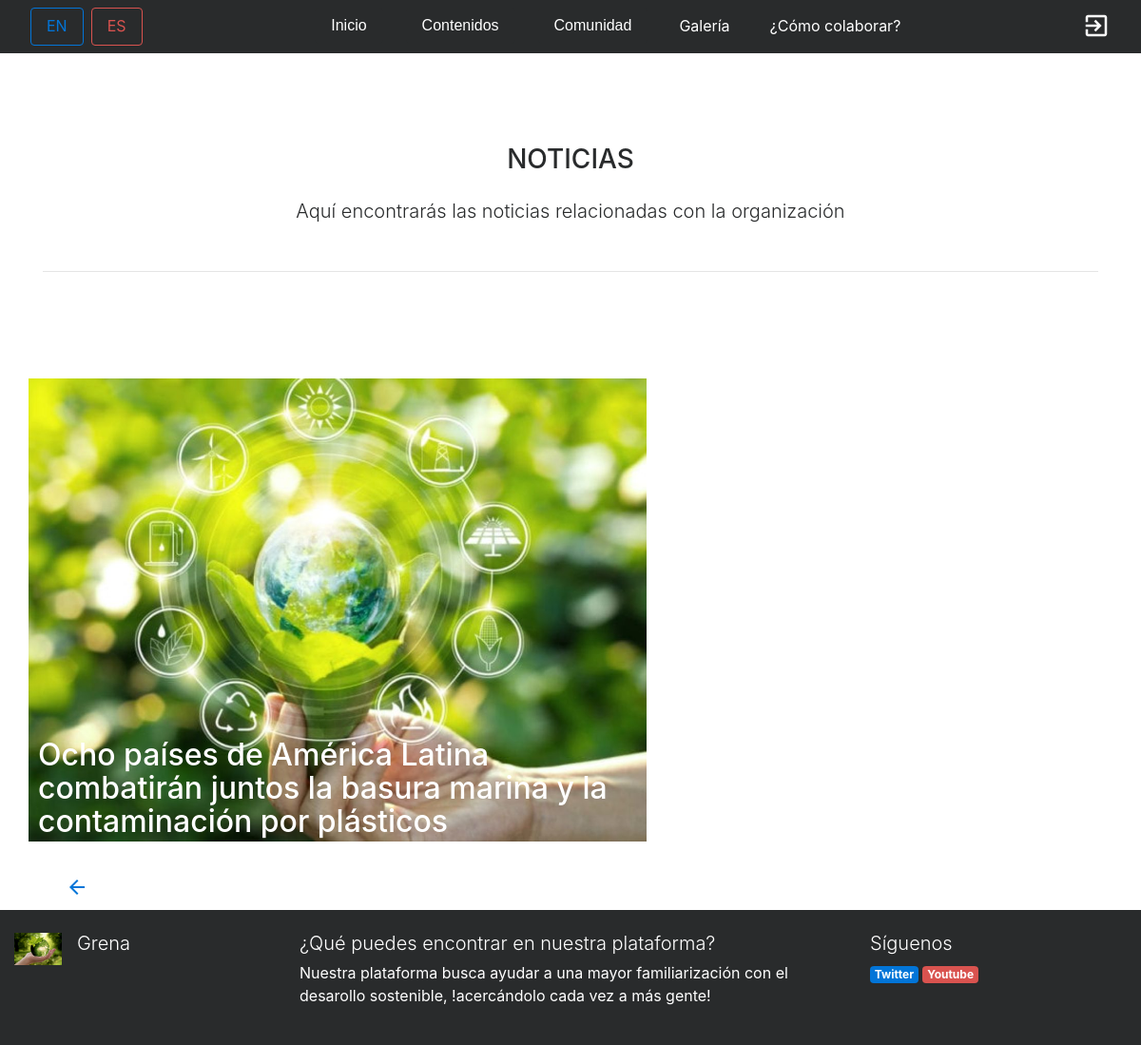
Screenshot of /index.php?controller=noticias&action=showall&pagina=1 with the database file from the repository.
### tables this page shows
CREATE TABLE IF NOT EXISTS NOTICIA(
		ID_NOTICIA INT(10) AUTO_INCREMENT,
		FECHA DATE NOT NULL,
		IMAGEN_RUTA VARCHAR(255) NOT NULL,
		TITULO VARCHAR(255) NOT NULL,
		CUERPO_NOTICIA VARCHAR(2550) NOT NULL,
		
		CONSTRAINT PK_NOTICIA PRIMARY KEY(ID_NOTICIA)

	);

### core/ViewManager.php (called while the page is built, shortened)
<?php
class ViewManager {
	private $variables = array();
	public function setVariable($varname, $value, $flash=false) {
		$this->variables[$varname] = $value;
	}
	public function getVariable($varname, $default=NULL) {
		if (!isset($this->variables[$varname])) {
			return $default;
		}
		return $this->variables[$varname];
	}
	public function render($controller, $viewname) {
		include(__DIR__."/../view/$controller/$viewname.php");
	}
	private static $viewmanager_singleton = NULL;
	public static function getInstance() {
		if (self::$viewmanager_singleton == null) {
			self::$viewmanager_singleton = new ViewManager();
		}
		return self::$viewmanager_singleton;
	}
}

### controller/NoticiasController.php (called while the page is built, shortened)
<?php
require_once(__DIR__."/../model/Noticia.php");
require_once(__DIR__."/../model/NoticiaMapper.php");
require_once(__DIR__."/../core/ViewManager.php");
class NoticiasController extends BaseController {
	private $noticiaMapper;
	public function __construct() {
		$this->noticiaMapper = new NoticiaMapper();
	}
	public function showAll() {
		$noticias = $this->noticiaMapper->findAll();
		$noticiasr=array_reverse($noticias);
		$this->view->setVariable("noticiasall", $noticiasr);
		$this->view->render("noticias", "showall");
	}
}

### index.php (called while the page is built, shortened)
<?php
function run() {
	try {
		$controller = loadController($_GET["controller"]);
		$actionName = $_GET["action"];
		$controller->$actionName();
	} catch(Exception $ex) {
		die("An exception occured!!!!!".$ex->getMessage());
	}
}
function loadController($controllerName) {
	return new $controllerClassName();
}
run();
?>

### core/I18n.php (called while the page is built, shortened)
<?php
class I18n {
	private $messages;
	public function i18n($key) {
		if (isset($this->messages[$key])){
			return $this->messages[$key];
		}else{
			return $key;
		}
	}
	private static $i18n_singleton = null;
	public static function getInstance() {
		if (self::$i18n_singleton == NULL) {
			self::$i18n_singleton = new I18n();
		}
		return self::$i18n_singleton;
	}
}
function i18n($key) {
	return I18n::getInstance()->i18n($key);
}

### model/Noticia.php (called while the page is built, shortened)
<?php
class Noticia {
	private $id;
	private $imagenruta;
	private $titulo;
	public function __construct($id=NULL, $fecha=NULL, $imagenruta=NULL, $titulo=NULL, $cuerponoticia=NULL,$comentarios=NULL) {
		$this->id = $id;
		$this->imagenruta = $imagenruta;
		$this->titulo = $titulo;
	}
	public function getId() {
		return $this->id;
	}
	public function getImagenruta() {
		return $this->imagenruta;
	}
	public function getTitulo() {
		return $this->titulo;
	}
}

### model/NoticiaMapper.php (called while the page is built, shortened)
<?php
require_once(__DIR__."/../core/PDOConnection.php");
require_once(__DIR__."/../model/Noticia.php");
class NoticiaMapper {
	private $db;
	public function __construct() {
		$this->db = PDOConnection::getInstance();
	}
	public function findAll() {
		$stmt = $this->db->query("SELECT * FROM NOTICIA");
		$noticia_db = $stmt->fetchAll(PDO::FETCH_ASSOC);
		$noticias = array();
		foreach ($noticia_db as $noticia) {
			array_push($noticias, new Noticia($noticia["ID_NOTICIA"], $noticia["FECHA"], $noticia["IMAGEN_RUTA"], $noticia["TITULO"],$noticia["CUERPO_NOTICIA"]));
		}
		return $noticias;
	}
	}

### core/PDOConnection.php (called while the page is built)
<?php
class PDOConnection {
	private static $dbhost = "127.0.0.1";
	private static $dbname = "GRENA";
	private static $dbuser = "grena";
	private static $dbpass = "grena21";
	private static $db_singleton = null;
	public static function getInstance() {
		if (self::$db_singleton == null) {
			self::$db_singleton = new PDO(
			"mysql:host=".self::$dbhost.";dbname=".self::$dbname.";charset=utf8",
			self::$dbuser,
			self::$dbpass,
			array(
				PDO::ATTR_EMULATE_PREPARES => false,
				PDO::ATTR_ERRMODE => PDO::ERRMODE_EXCEPTION
			)
		);
	}
	return self::$db_singleton;
}
}
?>

### view/noticias/showall.php (the view, shortened to what this page needs)
<?php
require_once(__DIR__."/../../core/ViewManager.php");
$view = ViewManager::getInstance();
$noticias = $view->getVariable("noticiasall");
$pagina=$_GET["pagina"];
$x=0;
 ?>
<section class="container my-5 py-5">
  <h3 class="text-uppercase text-center mb-4"><?= i18n("NOTICIAS")?></h3>
  <p class="lead text-center mb-5"><?= i18n("Aquí encontrarás las noticias relacionadas con la organización")?></p>
  <hr class="">
  </section>
  <div class="container my-5">
  <div class="row">
  <?php  if(isset($noticias[$x+4*$pagina])){ ?>
    <div class="col-md-7   d-flex ">
    <div class="row " >
    <img class=" img-fluid mx-auto mb-4" width="650" height="400" src="images/<?= $noticias[$x+4*$pagina]->getImagenruta() ?>" alt="Generic placeholder image">
    <div class="texto-encima ">
    <a class="linkblanco" href="index.php?controller=noticias&action=view&id=<?= $noticias[$x+4*$pagina]->getId()?>">   <h2 class="display-5"><?= $noticias[$x+4*$pagina]->getTitulo() ?></h2> </a>
  </div>
  </div>
          </div>
          <div class="col-md-4 ml-3 d-wrapper ">
  <?php }; $x=$x+1 ;while($x<=3 && isset($noticias[$x+4*$pagina])){?>
    <div class="row ">
    <img class=" img-fluid mx-auto  mb-4 " width="150" height="150"  src="images/<?= $noticias[$x+4*$pagina]->getImagenruta() ?>" alt="Generic placeholder image">
    <a class="mt-auto mb-auto linknegro " href="index.php?controller=noticias&action=view&id=<?= $noticias[$x+4*$pagina]->getId()?>"> <h4 class="display-5  ml-4 textoverflow"><?= $noticias[$x+4*$pagina]->getTitulo() ?></h4></a>
  </div>
      <?php $x=$x+1; }?>
  </div>
      </div>
      <?php
      if($pagina!=0){
        $paginaanterior=$pagina-1;
       ?>
      <a class="floatleft ml-4 mt-2" href="index.php?controller=noticias&amp;action=showall&amp;pagina=<?=$paginaanterior?>"><i class=" mt-1   material-icons ">arrow_back</i></a>
      <?php }
        ?>
      </div>

### rows the page displays
noticia: IMAGEN_RUTA (picture), TITULO "Ocho países de América Latina combatirán juntos la basura marina y la contaminación por plásticos"

### other values shown
i18n("Inicio") "Inicio"
i18n("Contenidos") "Contenidos"
i18n("Comunidad") "Comunidad"
i18n("Galería") "Galería"
i18n("¿Cómo colaborar?") "¿Cómo colaborar?"
i18n("NOTICIAS") "NOTICIAS"
i18n("Aquí encontrarás las noticias relacionadas con la organización") "Aquí encontrarás las noticias relacionadas con la organización"
i18n("¿Qué puedes encontrar en nuestra plataforma?") "¿Qué puedes encontrar en nuestra plataforma?"
